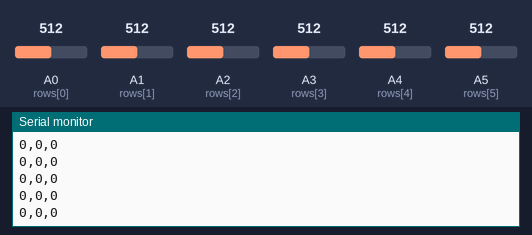
A sketch run on a simulated Arduino Uno, built with avr-gcc and run on an emulated ATmega328P. Parts: the last lines printed to the serial monitor. Inputs (shaded band) come from the test bench; at power-on: A0 (rows[0]) = 512, A1 (rows[1]) = 512, A2 (rows[2]) = 512, A3 (rows[3]) = 512, A5 (rows[5]) = 512, A4 (rows[4]) = 512.

Above: at 1.2 s.
1.3 s: A0 (rows[0]) set to 10
At 1.43 s:
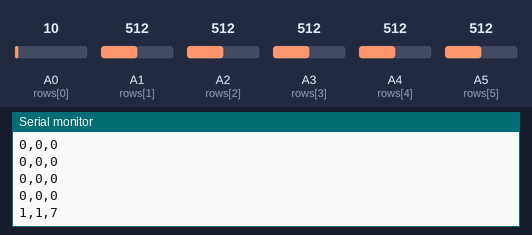
2.8 s: A1 (rows[1]) set to 10
At 2.8 s:
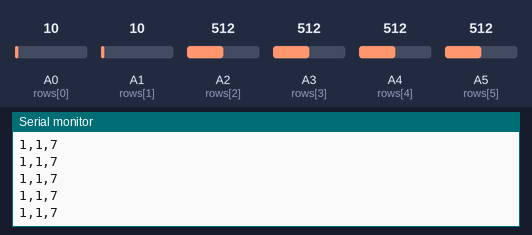
4.3 s: A2 (rows[2]) set to 10
At 4.32 s:
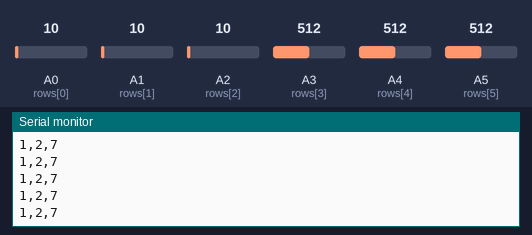
5.8 s: A3 (rows[3]) set to 10
At 5.83 s:
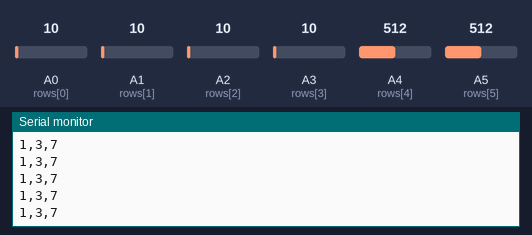
7.3 s: A5 (rows[5]) set to 10
At 7.35 s:
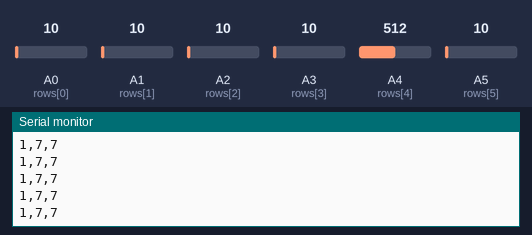
Timing chart, 0 to 9.8 s (numbered marks = the images above; inputs shaded):
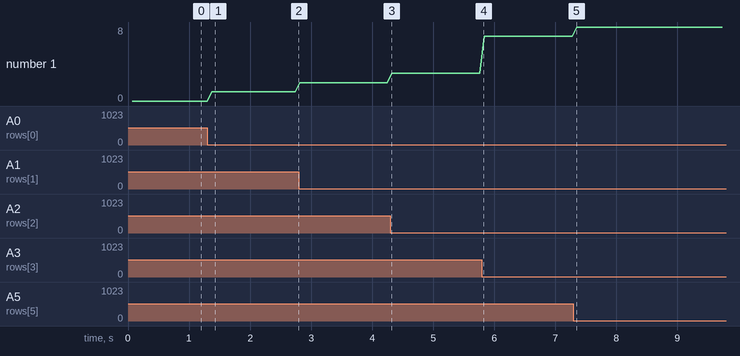

The sketch:

PressureMatrix6x6.ino
```cpp
/*
  square of eeonyx fabric with 6 conductive rows and 6 conductive columns
  parsing through this grid by switching individual rows/columns to be
  HIGH, LOW or INPUT (high impedance) to detect location and pressure
  >> http://howtogetwhatyouwant.at/
*/

#define numRows 8
#define numCols 8
int rows[] = {
  A0, A1, A2, A3, A4, A5, 3, 5
};
int cols[] = {
  2, 4, 7, 8, 9, 10, 11, 12
};
int incomingValues[64] = {
};

int pressedValues[64] = {};
int pressed = 0;
int col = 0;
int row = 0;


void setup() {
  // set all rows and columns to INPUT (high impedance):
  for (int i = 0; i < numRows; i++) {
    pinMode(rows[i], INPUT);
  }
  for (int i = 0; i < numCols; i++) {
    pinMode(cols[i], INPUT);
  }
  Serial.begin(9600);
}

void loop() {
  for (int colCount = 0; colCount < numCols; colCount++) {
    pinMode(cols[colCount], OUTPUT);  // set as OUTPUT
    digitalWrite(cols[colCount], LOW);  // set LOW

    for (int rowCount = 0; rowCount < numRows; rowCount++) {
      pinMode(rows[rowCount], INPUT_PULLUP);  // set as INPUT with PULLUP RESISTOR
      delay(1);
      incomingValues[ ( (colCount)*numRows) + (rowCount)] = analogRead(rows[rowCount]);  // read INPUT

      // set pin back to INPUT
      pinMode(rows[rowCount], INPUT);

    }// end rowCount

    pinMode(cols[colCount], INPUT);  // set back to INPUT!

  }// end colCount

  // Print the incoming values of the grid:
  for (int i = 0; i < 64; i++) {
//        Serial.print(incomingValues[i]);
//        Serial.print(",");
    if (incomingValues[i] < 20) {
      pressedValues[i] = 1;
      row = i % 8 + 1;
      col = (i - row) / 8 + 1;
    }
  }

  for (int i = 0; i < 64; i++) {
    pressed = pressed || pressedValues[i];
  }

  Serial.print(pressed);
  Serial.print(",");
  Serial.print(row);
  Serial.print(",");
  Serial.print(col);
  Serial.println();

//  Serial.println();
}
```

Measured:
- after the input at 1.3 s, the serial monitor: prints a new line after 0.07 s (image 1)
- plotted number 1: 0 → 1 after the input at 1.3 s, 1 → 2 after the input at 2.8 s, 2 → 3 after the input at 4.3 s, 7 → 8 after the input at 7.3 s
